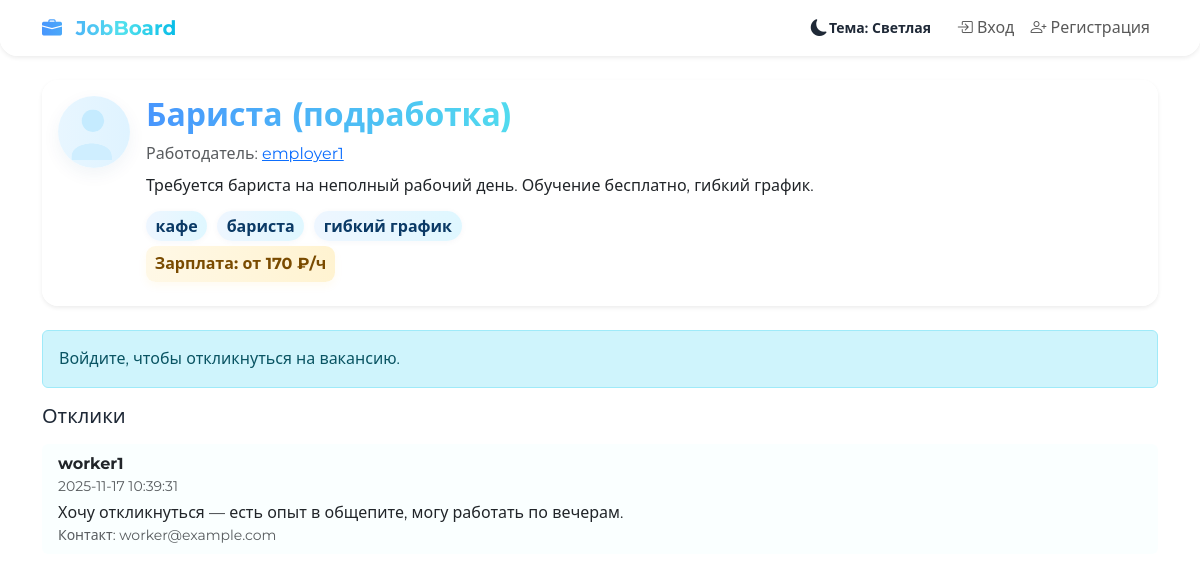
/job/1, run on an earlier commit of the app's database.
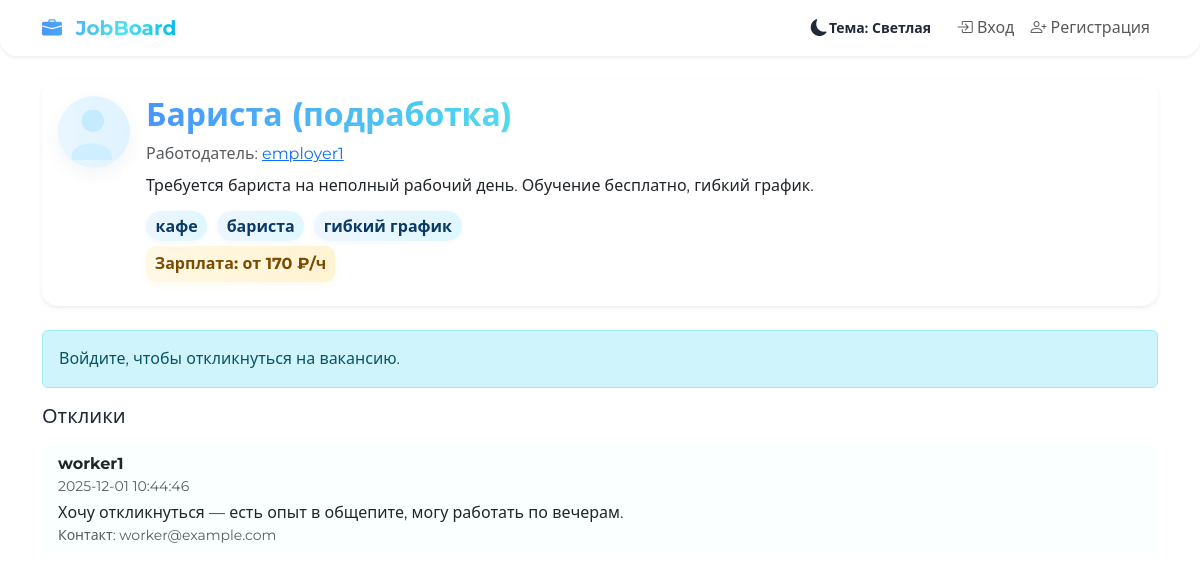
And on a later commit of the database.
### tables this page shows
CREATE TABLE responses (
    id INTEGER PRIMARY KEY AUTOINCREMENT,
    job_id INTEGER,
    user_id INTEGER,
    text TEXT,
    contact TEXT,
    created TIMESTAMP DEFAULT CURRENT_TIMESTAMP,
    FOREIGN KEY (job_id) REFERENCES jobs(id),
    FOREIGN KEY (user_id) REFERENCES users(id)
);

CREATE TABLE users (
    id INTEGER PRIMARY KEY AUTOINCREMENT,
    username TEXT UNIQUE NOT NULL,
    password TEXT NOT NULL,
    is_employer INTEGER DEFAULT 0,
    email TEXT,
    avatar TEXT,
    about TEXT
);

### app.py (the view)
@app.route('/job/<int:job_id>', methods=['GET'])
def job_detail(job_id):
    job = query_db("SELECT jobs.*, users.username AS author, users.avatar AS author_avatar, users.id AS author_id "
                   "FROM jobs LEFT JOIN users ON jobs.author_id = users.id WHERE jobs.id = ?", (job_id,), one=True)
    if not job:
        abort(404)
    responses = query_db("SELECT responses.*, users.username as user_name FROM responses LEFT JOIN users ON responses.user_id = users.id WHERE job_id = ? ORDER BY responses.created DESC", (job_id,))
    return render_template('job_detail.html', job=job, responses=responses)

### app.py (called while the page is built)
def get_db():
    db = getattr(g, '_database', None)
    if db is None:
        db = g._database = sqlite3.connect(app.config['DATABASE'])
        db.row_factory = sqlite3.Row
    return db

@app.teardown_appcontext
def close_connection(exception):
    db = getattr(g, '_database', None)
    if db is not None:
        db.close()

def query_db(query, args=(), one=False):
    cur = get_db().execute(query, args)
    rv = cur.fetchall()
    cur.close()
    return (rv[0] if rv else None) if one else rv

def current_user():
    if 'user_id' in session:
        return query_db('SELECT * FROM users WHERE id = ?', (session['user_id'],), one=True)
    return None

@app.context_processor
def inject_user():
    return {'user': current_user()}

### templates/job_detail.html (shortened to what this page needs)
{% extends 'base.html' %}
{% block content %}
<div class="card shadow-sm bg-glass mb-4">
  <div class="card-body">
    <div class="d-flex align-items-start">
      <div class="me-3">
        <img src="{{ job['author_avatar'] or url_for('static', filename='avatar-default.svg') }}" alt="avatar" width="72" class="rounded-circle avatar-img">
      </div>
      <div>
        <h2 class="text-gradient">{{ job['title'] }}</h2>
        <div class="text-muted mb-2">Работодатель: <a href="{{ url_for('profile', username=job['author']) }}">{{ job['author'] or 'Аноним' }}</a></div>
        <p class="fs-6">{{ job['description'] }}</p>
        {% if job['tags'] %}
          <div class="mb-2">
            {% for t in job['tags'].split(',') %}
              <span class="badge-job">{{ t.strip() }}</span>
            {% endfor %}
          </div>
        {% endif %}
        {% if job['salary'] %}<div class="mb-2"><span class="salary-pill">Зарплата: {{ job['salary'] }}</span></div>{% endif %}
      </div>
    </div>
  </div>
</div>
{% if user %}
<div class="card mb-4 bg-glass">
  <div class="card-body">
    <form method="post" action="{{ url_for('respond', job_id=job['id']) }}">
      <h5 class="mb-3">Откликнуться</h5>
      <textarea name="text" class="form-control mb-2" rows="3" placeholder="Коротко о себе и почему вы подходите" required></textarea>
      <input name="contact" class="form-control mb-3" placeholder="Email или телефон (опционально)">
      <button class="btn btn-success">Отправить отклик</button>
    </form>
  </div>
</div>
{% else %}
  <div class="alert alert-info">Войдите, чтобы откликнуться на вакансию.</div>
{% endif %}
{% if responses %}
  <h5 class="mb-3">Отклики</h5>
  <ul class="list-group">
    {% for r in responses %}
      <li class="list-group-item d-flex justify-content-between align-items-start">
        <div>
          <strong>{{ r['user_name'] or 'Аноним' }}</strong>
          <div class="small text-muted">{{ r['created'] }}</div>
          <div class="mt-1">{{ r['text'] }}</div>
          {% if r['contact'] %}<div class="small text-muted">Контакт: {{ r['contact'] }}</div>{% endif %}
        </div>
      </li>
    {% endfor %}
  </ul>
{% endif %}
{% endblock %}

What changed in the data, as far as the page shows it:
changed responses "Хочу откликнуться — есть опыт в общепите, могу работать по вечерам.": created "2025-11-17 10:39:31" → "2025-12-01 10:44:46"
